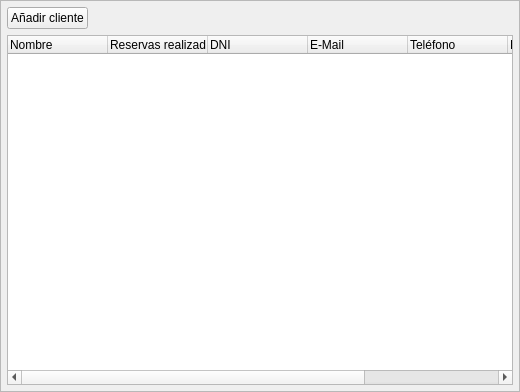
<?xml version="1.0" encoding="UTF-8"?>
<ui version="4.0">
 <class>FrameClients</class>
 <widget class="QFrame" name="FrameClients">
  <property name="geometry">
   <rect>
    <x>0</x>
    <y>0</y>
    <width>520</width>
    <height>392</height>
   </rect>
  </property>
  <property name="windowTitle">
   <string>Frame</string>
  </property>
  <property name="frameShape">
   <enum>QFrame::StyledPanel</enum>
  </property>
  <property name="frameShadow">
   <enum>QFrame::Raised</enum>
  </property>
  <layout class="QVBoxLayout" name="verticalLayout">
   <property name="spacing">
    <number>0</number>
   </property>
   <property name="leftMargin">
    <number>6</number>
   </property>
   <property name="topMargin">
    <number>0</number>
   </property>
   <property name="rightMargin">
    <number>6</number>
   </property>
   <property name="bottomMargin">
    <number>6</number>
   </property>
   <item>
    <widget class="QFrame" name="frame">
     <property name="frameShape">
      <enum>QFrame::NoFrame</enum>
     </property>
     <property name="frameShadow">
      <enum>QFrame::Raised</enum>
     </property>
     <layout class="QHBoxLayout" name="horizontalLayout" stretch="0,0">
      <property name="leftMargin">
       <number>0</number>
      </property>
      <property name="topMargin">
       <number>6</number>
      </property>
      <property name="rightMargin">
       <number>0</number>
      </property>
      <property name="bottomMargin">
       <number>6</number>
      </property>
      <item>
       <widget class="QPushButton" name="buttonAdd">
        <property name="enabled">
         <bool>true</bool>
        </property>
        <property name="sizePolicy">
         <sizepolicy hsizetype="Minimum" vsizetype="Fixed">
          <horstretch>0</horstretch>
          <verstretch>0</verstretch>
         </sizepolicy>
        </property>
        <property name="text">
         <string>Añadir cliente</string>
        </property>
        <property name="icon">
         <iconset resource="../../res/default.qrc">
          <normaloff>:/imgs/add.svg</normaloff>:/imgs/add.svg</iconset>
        </property>
       </widget>
      </item>
      <item>
       <spacer name="horizontalSpacer">
        <property name="orientation">
         <enum>Qt::Horizontal</enum>
        </property>
        <property name="sizeHint" stdset="0">
         <size>
          <width>40</width>
          <height>20</height>
         </size>
        </property>
       </spacer>
      </item>
     </layout>
    </widget>
   </item>
   <item>
    <widget class="QTreeWidget" name="list">
     <property name="contextMenuPolicy">
      <enum>Qt::ActionsContextMenu</enum>
     </property>
     <property name="styleSheet">
      <string notr="true">QTreeWidget::item {
	margin-top: 18px;
	margin-right: 10px;
}</string>
     </property>
     <property name="alternatingRowColors">
      <bool>true</bool>
     </property>
     <property name="rootIsDecorated">
      <bool>false</bool>
     </property>
     <column>
      <property name="text">
       <string>Nombre</string>
      </property>
     </column>
     <column>
      <property name="text">
       <string>Reservas realizadas</string>
      </property>
     </column>
     <column>
      <property name="text">
       <string>DNI</string>
      </property>
     </column>
     <column>
      <property name="text">
       <string>E-Mail</string>
      </property>
     </column>
     <column>
      <property name="text">
       <string>Teléfono</string>
      </property>
     </column>
     <column>
      <property name="text">
       <string>Dirección</string>
      </property>
     </column>
     <column>
      <property name="text">
       <string>Fecha de creación</string>
      </property>
     </column>
    </widget>
   </item>
  </layout>
  <action name="actionListEdit">
   <property name="text">
    <string>Editar</string>
   </property>
  </action>
  <action name="actionListDelete">
   <property name="text">
    <string>Borrar</string>
   </property>
   <property name="toolTip">
    <string>Borrar</string>
   </property>
  </action>
 </widget>
 <resources>
  <include location="../../res/default.qrc"/>
 </resources>
 <connections>
  <connection>
   <sender>buttonAdd</sender>
   <signal>clicked()</signal>
   <receiver>FrameClients</receiver>
   <slot>onAddClicked()</slot>
   <hints>
    <hint type="sourcelabel">
     <x>53</x>
     <y>18</y>
    </hint>
    <hint type="destinationlabel">
     <x>259</x>
     <y>195</y>
    </hint>
   </hints>
  </connection>
 </connections>
 <slots>
  <slot>onAddClicked()</slot>
 </slots>
</ui>
